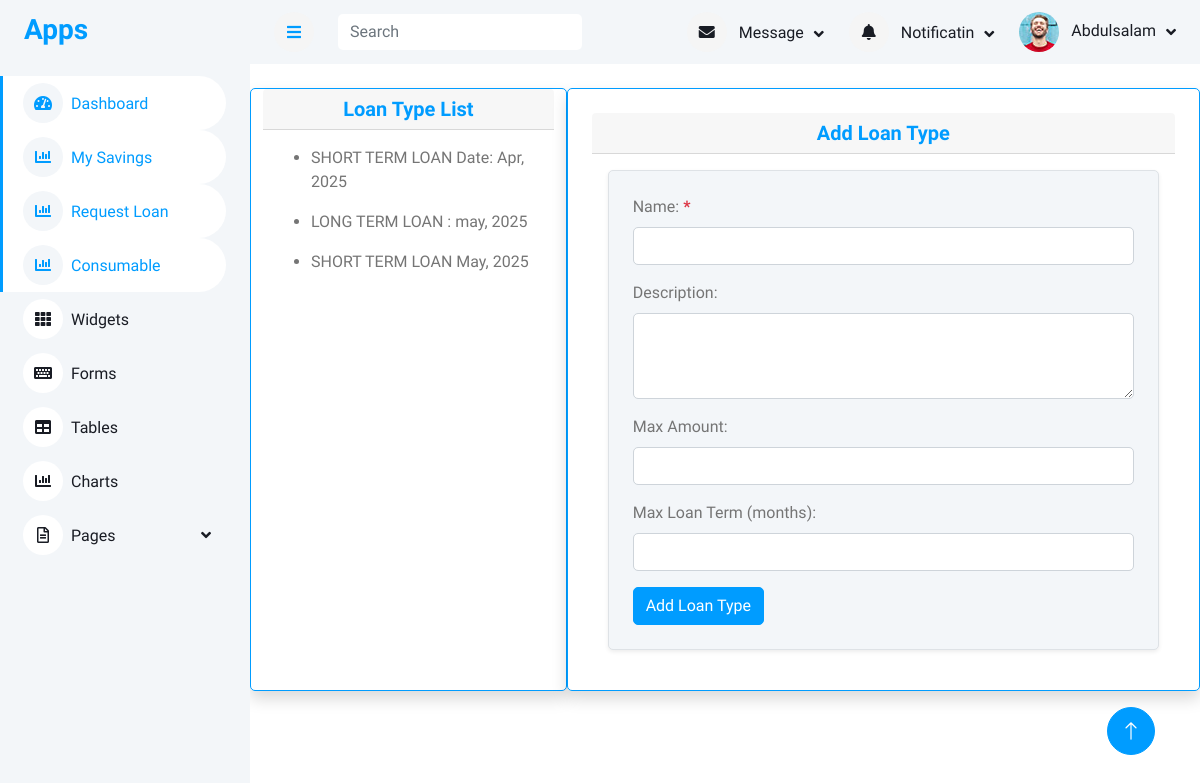
/loan-type/add/ (signed in), run on an earlier commit of the app's database.
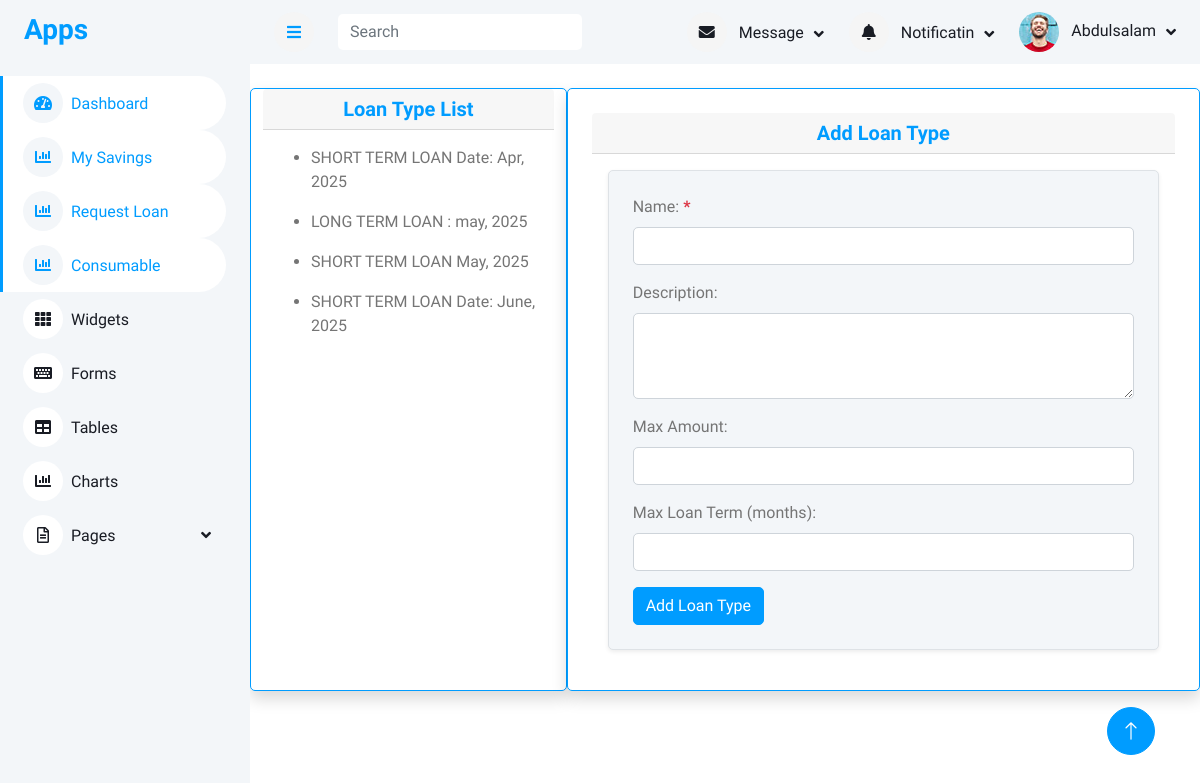
And on a later commit of the database.
### loan/models.py (models this page shows, shortened)
class LoanType(models.Model):
    name = models.CharField(max_length=100)
    description = models.TextField(blank=True, null=True)
    max_amount = models.DecimalField(max_digits=12, decimal_places=2, null=True, blank=True)
    max_loan_term_months = models.PositiveIntegerField(null=True, blank=True)
    created_by = models.ForeignKey(User,on_delete=models.CASCADE)

### loan/views.py (the view, shortened to what this page needs)
# urls.py: path('loan-type/add/', views.add_loan_type, name='add_loan_type'),
@login_required
def add_loan_type(request):
    loan_types = LoanType.objects.all()
    context = {'loan_types':loan_types}
    return render(request, 'loan/add_loan_type.html',context)

### templates/loan/add_loan_type.html (shortened to what this page needs)
{% extends 'base/base.html' %}
{% load static %}
{% block content %}
<div class="container mt-4 col-md-12">
    <div class="row">
    <div class="card col-md-4 shadow border-primary">
        <h5 class="card-header text-primary text-center"> Loan Type List</h5>
        <div class="card-body">
          {% for l in loan_types %}
          <ul>
          <li>{{l.name}}</li>
          </ul>
          {% endfor %}
        </div>
    </div>
    <div class="card col-md-8  p-4 shadow border-primary">
        <h5 class="card-header text-primary text-center">Add Loan Type </h5>
        <div class="card-body">
            <form method="post" class="p-4 border rounded bg-light shadow-sm">
                <div class="mb-3">
                    <label for="name" class="form-label">Name:</label>
                    <b class="text-danger text-lg"> *</b>
                    <input type="text" name="name" id="name" class="form-control" required>
                </div>
                <div class="mb-3">
                    <label for="description" class="form-label">Description:</label>
                    <textarea name="description" id="description" class="form-control" rows="3"></textarea>
                </div>
                <div class="mb-3">
                    <label for="max_amount" class="form-label">Max Amount:</label>
                    <input type="number" name="max_amount" id="max_amount" step="0.01" class="form-control">
                </div>
                <div class="mb-3">
                    <label for="max_loan_term_months" class="form-label">Max Loan Term (months):</label>
                    <input type="number" name="max_loan_term_months" id="max_loan_term_months" class="form-control">
                </div>
                <button type="submit" class="btn btn-primary">Add Loan Type</button>
            </form>
        </div>
    </div>
    </div>
</div>
{% endblock content %}

What changed in the data, as far as the page shows it:
added LoanType: name "SHORT TERM LOAN Date: June, 2025"
